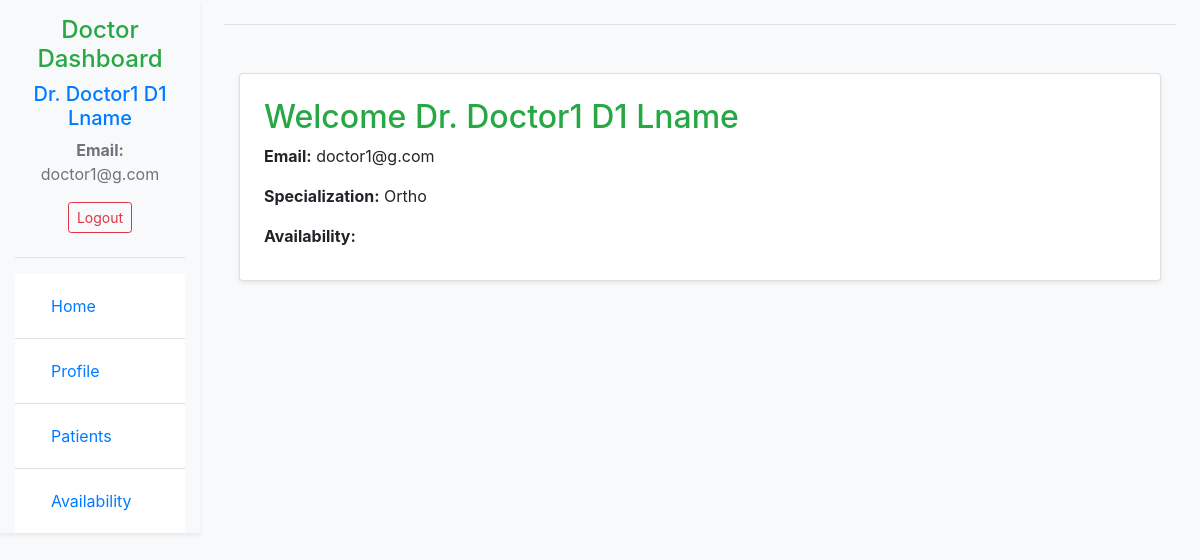
The page /doctor_home/ (signed in) on the database as committed earlier.
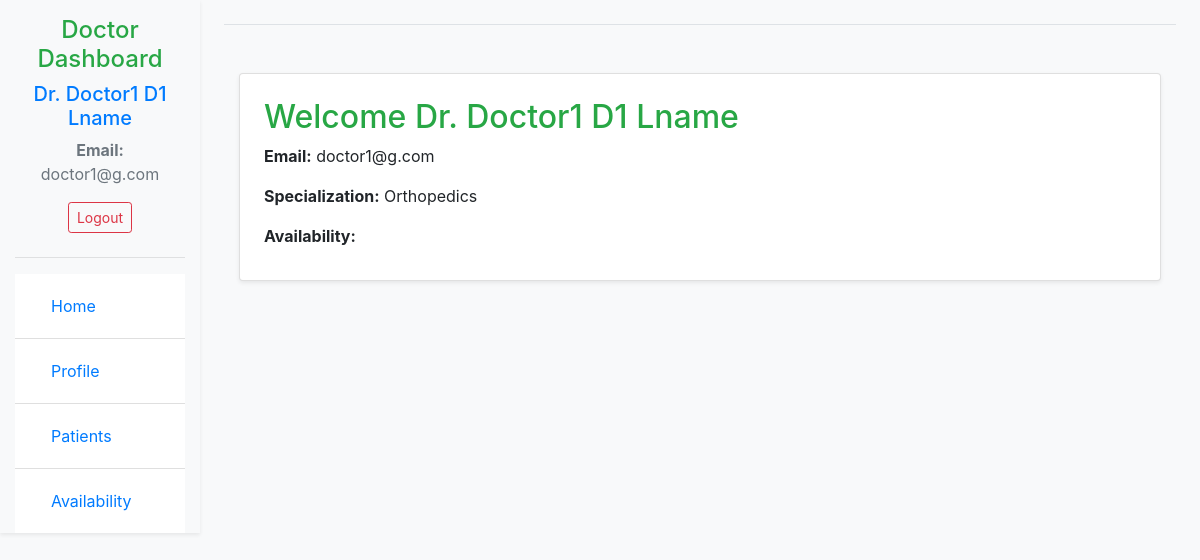
The same page on the database as committed later.
### main_app/models.py (models this page shows, shortened)
class Specialization(models.Model):
    user = models.ForeignKey(CustomUser, on_delete=models.CASCADE)  # Use the imported CustomUser directly
    specialization = models.CharField(max_length=50)
    qualification = models.CharField(max_length=50, null=True, blank=True)
    fee = models.PositiveIntegerField(null=True, blank=True, default=None)

### main_app/views.py (the view)
# urls.py: path('doctor_home/', DoctorHomeView.as_view(), name='doctor_home'),
class DoctorHomeView(LoginRequiredMixin, View):
    template_name = 'doctor_dashboard.html'
    def get(self, request):
        india = timezone('Asia/Kolkata')
        today = datetime.now(india).strftime('%Y-%m-%d')
        doctor_id = request.user.id
        profile = CustomUser.objects.get(id=doctor_id)
        specialization = Specialization.objects.filter(user=doctor_id).first()
        appointments = None
        slots = DoctorAvailability.objects.filter(doctor=doctor_id, day=today).first()
        time_slots = slots.time_slots if slots else None
        context = {
            'first_name': profile.first_name,
            'last_name': profile.last_name,
            'email': profile.email,
            'appointments': appointments,
            'specialization': specialization.specialization,
            'slots': time_slots,
        }
        return render(request, self.template_name, context)

### templates/doctor_dashboard.html (shortened to what this page needs)
{% extends 'doctor_dashboard_base.html' %}
{% block content %}
<div class="container mt-5">
    <div class="card p-4 shadow-sm">
        <h2 class="text-success">Welcome Dr. {{ first_name }} {{ last_name }}</h2>
        <p><strong>Email:</strong> {{ email }}</p>
        {% if specialization %}
        <p><strong>Specialization:</strong> {{ specialization }}</p>
        {% else %}
        <p><strong>No specialization added</strong></p>
        {% endif %}
        <div>
            <strong>Availability:</strong>
        </div>
    </div>
{% endblock %}

Rows that differ between the two databases and show on the page:
changed Specialization: specialization "Ortho" → "Orthopedics"
